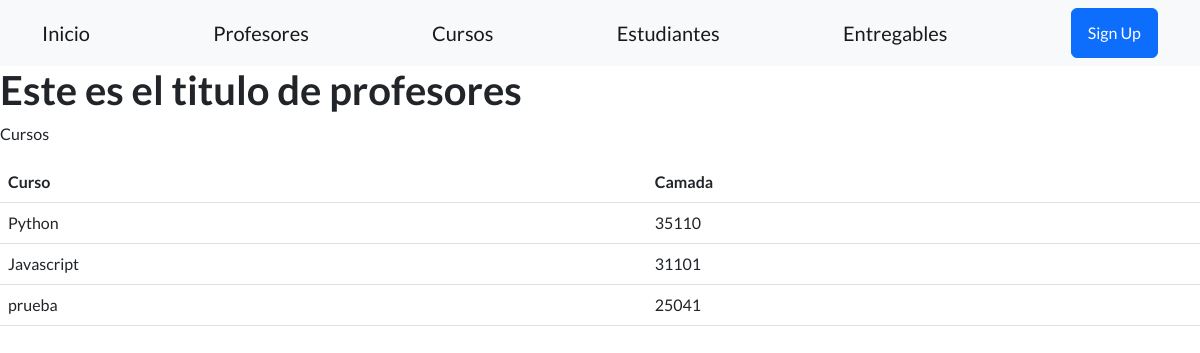
The page /app-coder/cursos on the database as committed earlier.
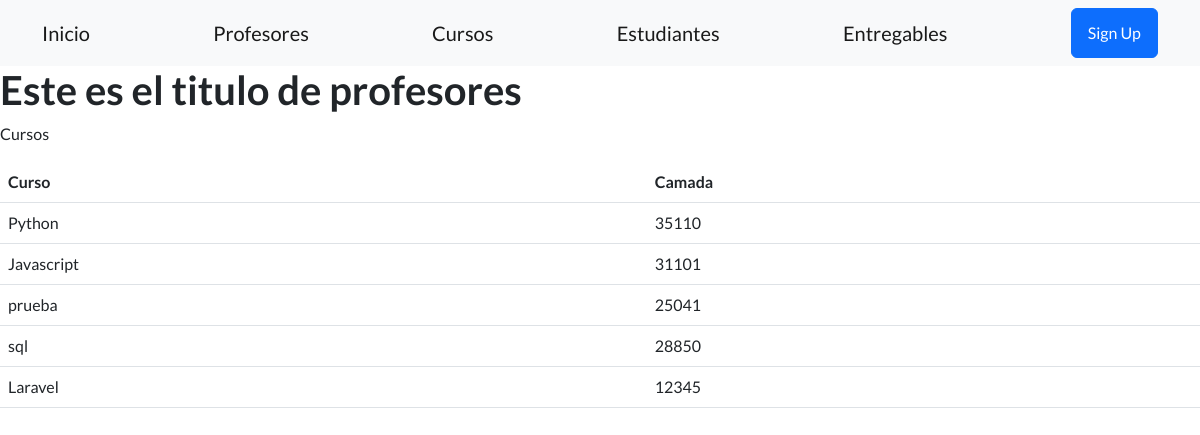
The same page on the database as committed later.
### AppCoder/models.py (models this page shows)
class Curso(models.Model):
    nombre = models.CharField(max_length=50)
    camada = models.IntegerField()

### AppCoder/views.py (the view)
# urls.py: path('cursos', views.cursos, name="Cursos"),
def cursos(request):
    if request.method == 'POST':
        miFormulario = CursoFormulario(request.POST)
        print(miFormulario)
        if miFormulario.is_valid:
            informacion = miFormulario.cleaned_data
            curso = Curso( nombre = informacion['curso'], camada = informacion['camada'])
            curso.save()
            return render(request, 'inicio.html')
    else:
        miFormulario = CursoFormulario()
    lista = Curso.objects.all()
    return render(request, "cursos.html", {"miFormulario": miFormulario, "lista_cursos": lista})

### AppCoder/templates/cursos.html
{% extends "padre.html" %}
    {% load static %}
    {% block contenidoQueCambia %}
    <h1> Este es el titulo de profesores</h1>
    <p> Cursos</p>
    <table class="table">
        <tr><th>Curso</th><th>Camada</th></tr>
            {% for curso in lista_cursos %}
            <tr>
                <td>{{curso.nombre}}</td>
                <td>{{curso.camada}}</td>
            </tr>
            {% endfor %}
        </table>
    {% endblock %}

Rows that differ between the two databases and show on the page:
added Curso: nombre "sql", camada "28850"
added Curso: nombre "Laravel", camada "12345"
